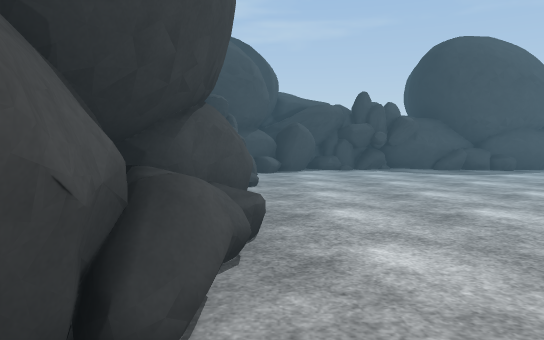
View 1 (above)

24 first-person views from a walk through a 3-D level made in the Unity game engine. The camera is 1.2 m above the floor, tilts 4° down and sees 70° across. The floor is counted in squares, 2 m on a side. Each view is taken from the middle of a square. On the plan, view 1 faces up. The plan holds only what a view shows up to about 11 squares ahead; the rest is blank. The player character is not drawn. Surface patterns are stand-ins for the level's own textures.

View 2
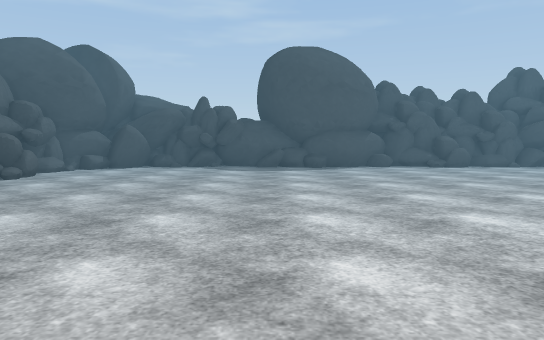

View 3
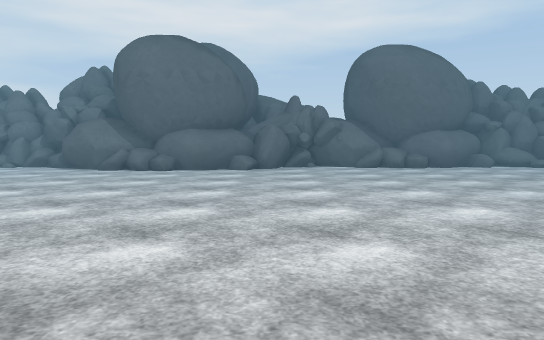

View 4
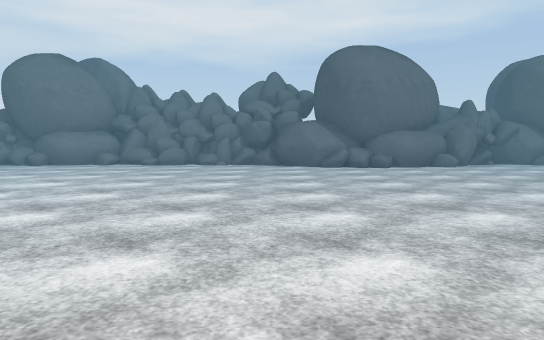

View 5
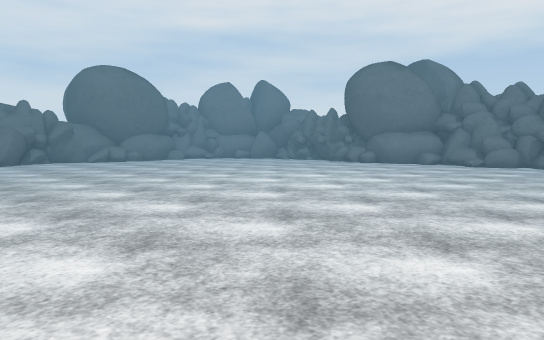

View 6
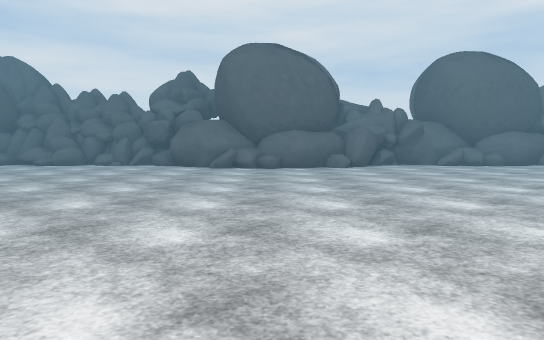

View 7
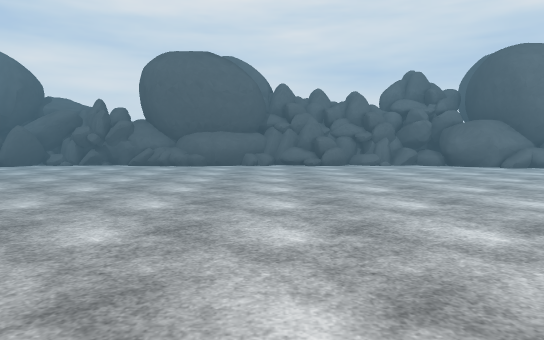

View 8
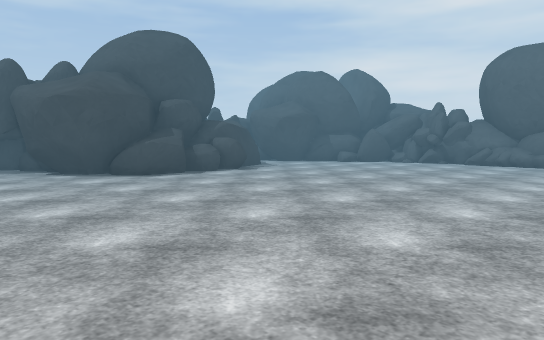

View 9
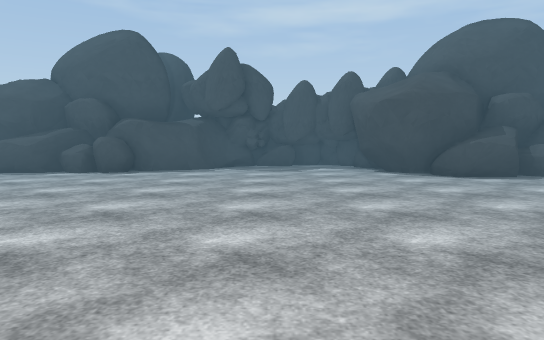

View 10
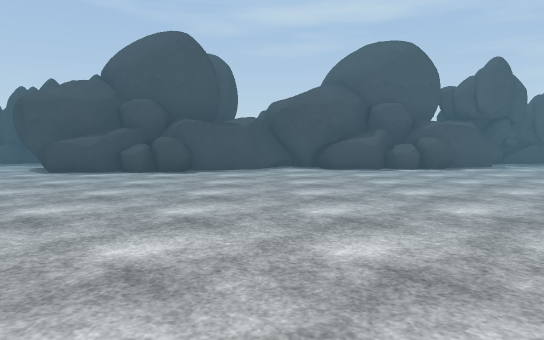

View 11
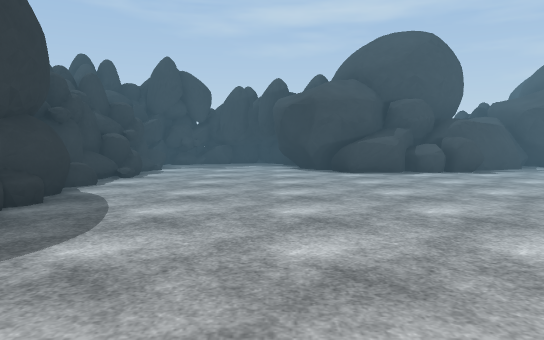

View 12
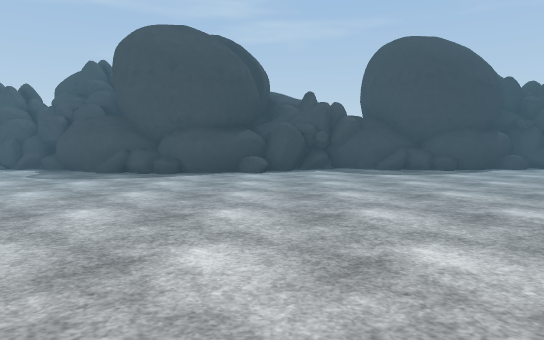

View 13
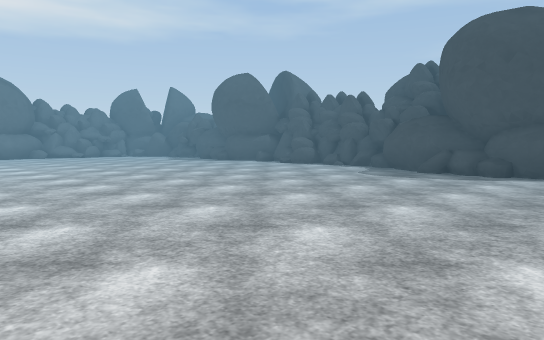

View 14
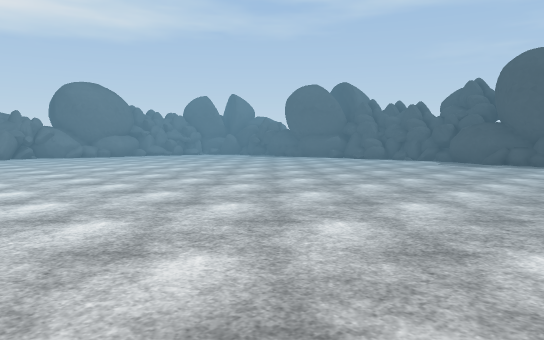

View 15
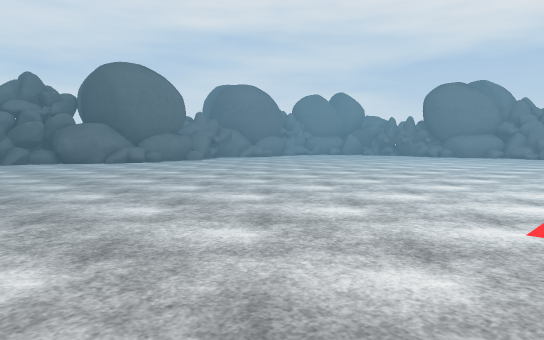

View 16
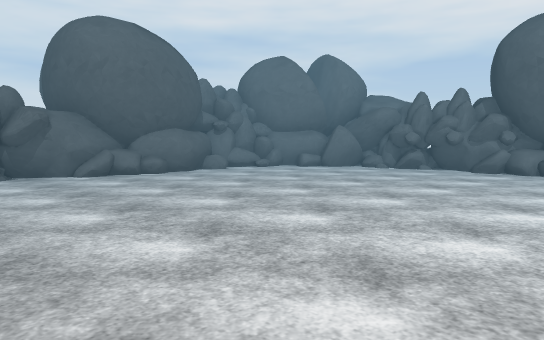

View 17
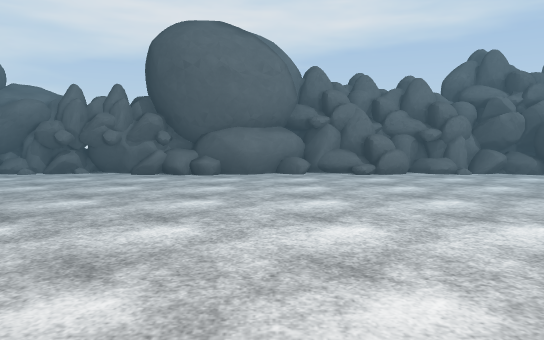

View 18
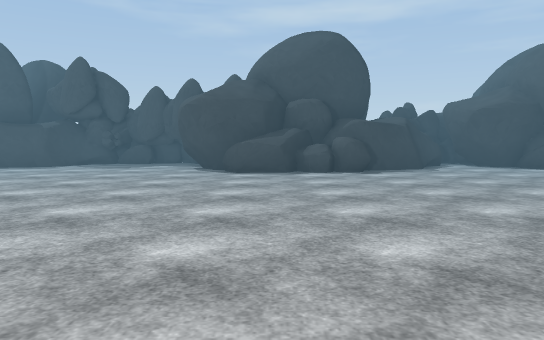

View 19
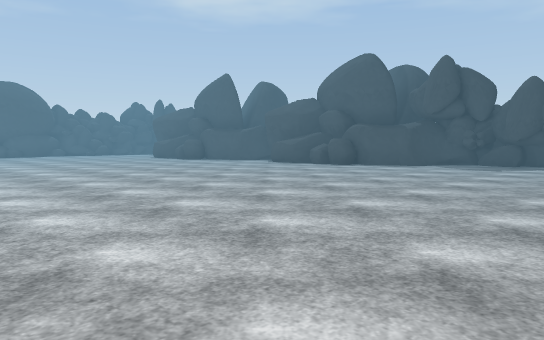

View 20
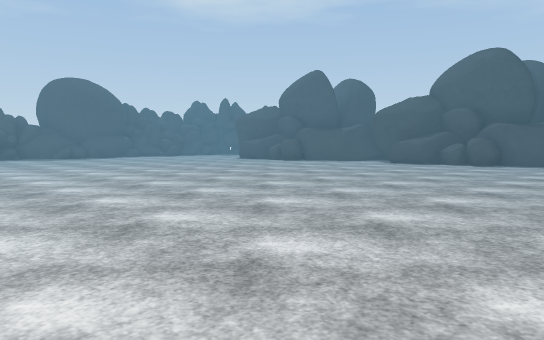

View 21
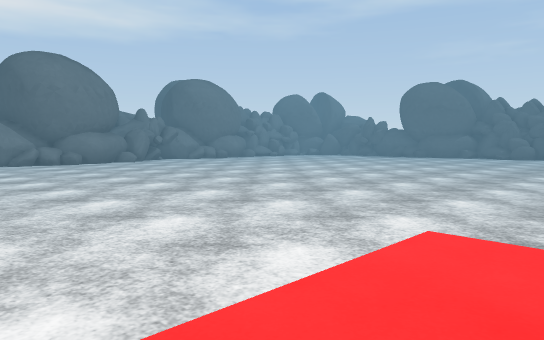

View 22
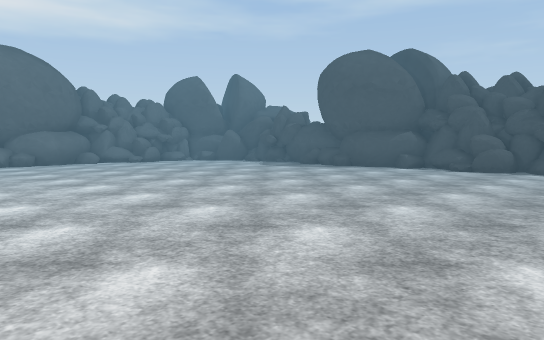

View 23
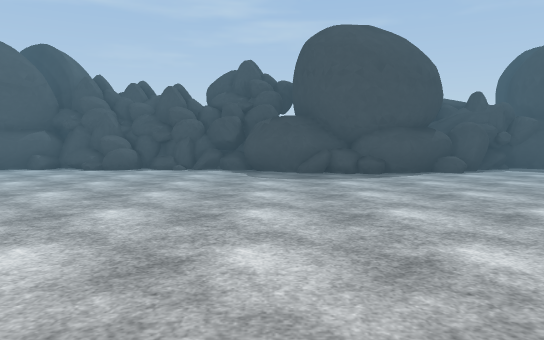

View 24
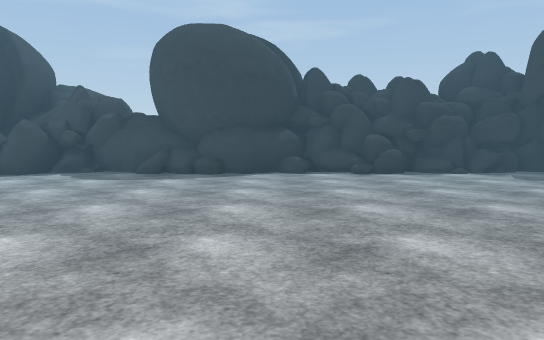

### Floor plan
Key: @ floor where view 1 was taken; # wall or solid block; . floor; / step, stairs or slope; ^ raised ledge; O other object.
Columns run from 3 left of view 1 to 29 right of it. Each row starts with its distance up from view 1.
 11              OO            OOO
 10      O   ## OOOO        # #OOOOO
  9    ##OO#### OOO   ####### OOOOOO
  8   ##...........#####..........OOO
  7  OO...........................OO
  6  OO..........................#O
  5    ........................###
  4  ##........................####
  3   #........................^#
  2   #........................##
  1   #.........................##
  0   O@.........................#
 -1   O#........................##
 -2  ###........................##
 -3    #........................^#
 -4    #........................##
 -5   ##.........................#
 -6  ###..........................OO
 -7  OO...........................OOO
 -8 #OO...........................OO
 -9  O .........................##O
-10   #........................##
-11  ##........................####
-12   #........................^#
-13   #........................##
-14   O.........................##
-15   O..........................#
-16    ..........................#
-17   ##.........##.............##
-18   ##O.###.O#####OO.//###.O###
-19    # #####OO    OOO ####O  #
-20                 O O
-21                   O

Where each view was taken, in squares from view 1:
view 1: 0 up, 0 right, facing up
view 2: 1 down, 4 right, facing up
view 3: 1 down, 9 right, facing left
view 4: 6 down, 10 right, facing left
view 5: 6 down, 10 right, facing down-left
view 6: 8 down, 10 right, facing down
view 7: 8 down, 17 right, facing down
view 8: 7 down, 17 right, facing down-right
view 9: 7 down, 17 right, facing right
view 10: 0 up, 16 right, facing right
view 11: 6 up, 16 right, facing right
view 12: 0 up, 16 right, facing up
view 13: 0 up, 16 right, facing up-left
view 14: 4 down, 16 right, facing up-left
view 15: 6 down, 16 right, facing down-left
view 16: 11 down, 8 right, facing down-left
view 17: 11 down, 7 right, facing left
view 18: 11 down, 16 right, facing right
view 19: 10 down, 16 right, facing up-right
view 20: 7 down, 14 right, facing up-right
view 21: 7 down, 12 right, facing up-left
view 22: 0 up, 11 right, facing up-left
view 23: 0 up, 12 right, facing up
view 24: 1 up, 21 right, facing up
